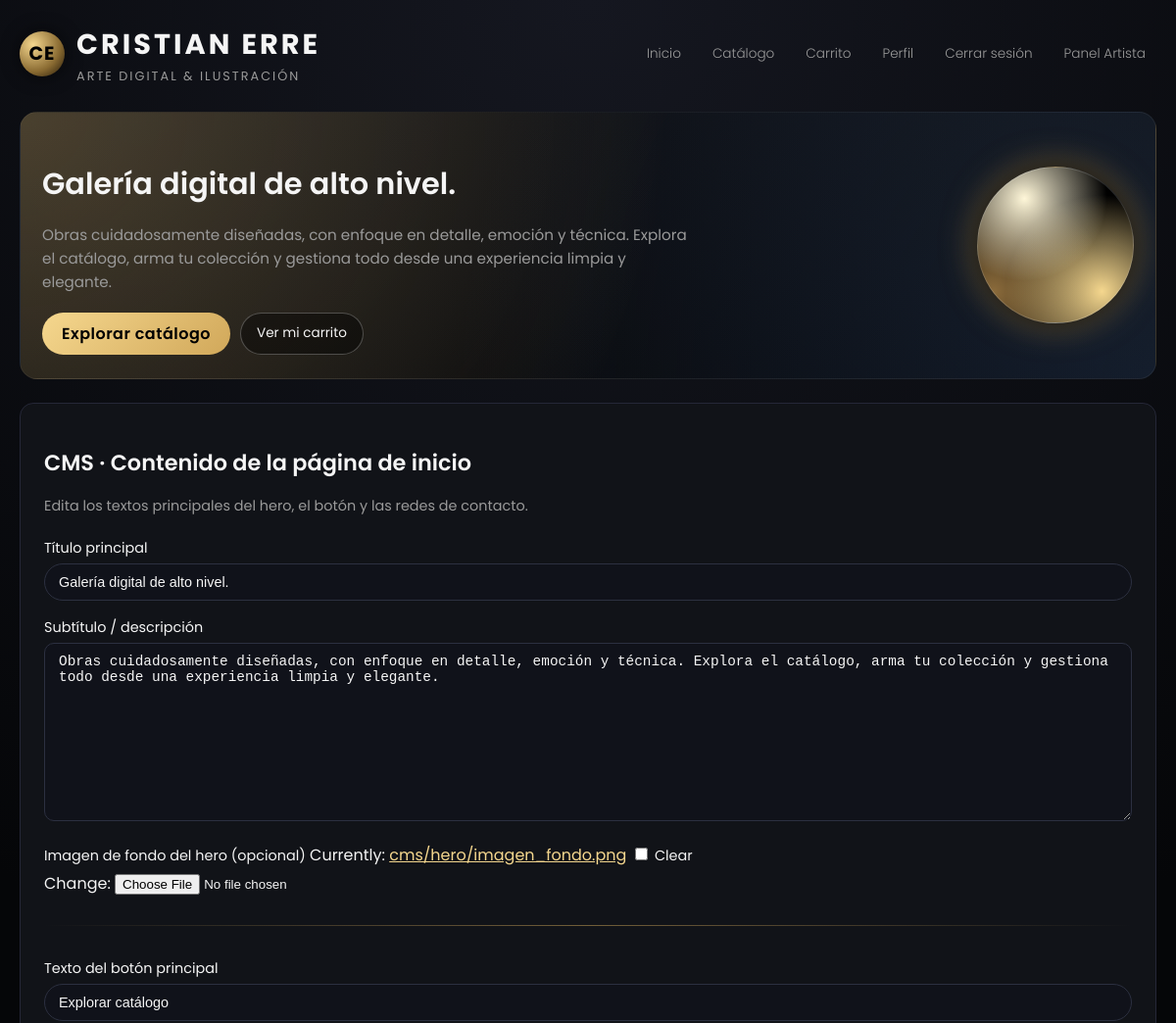
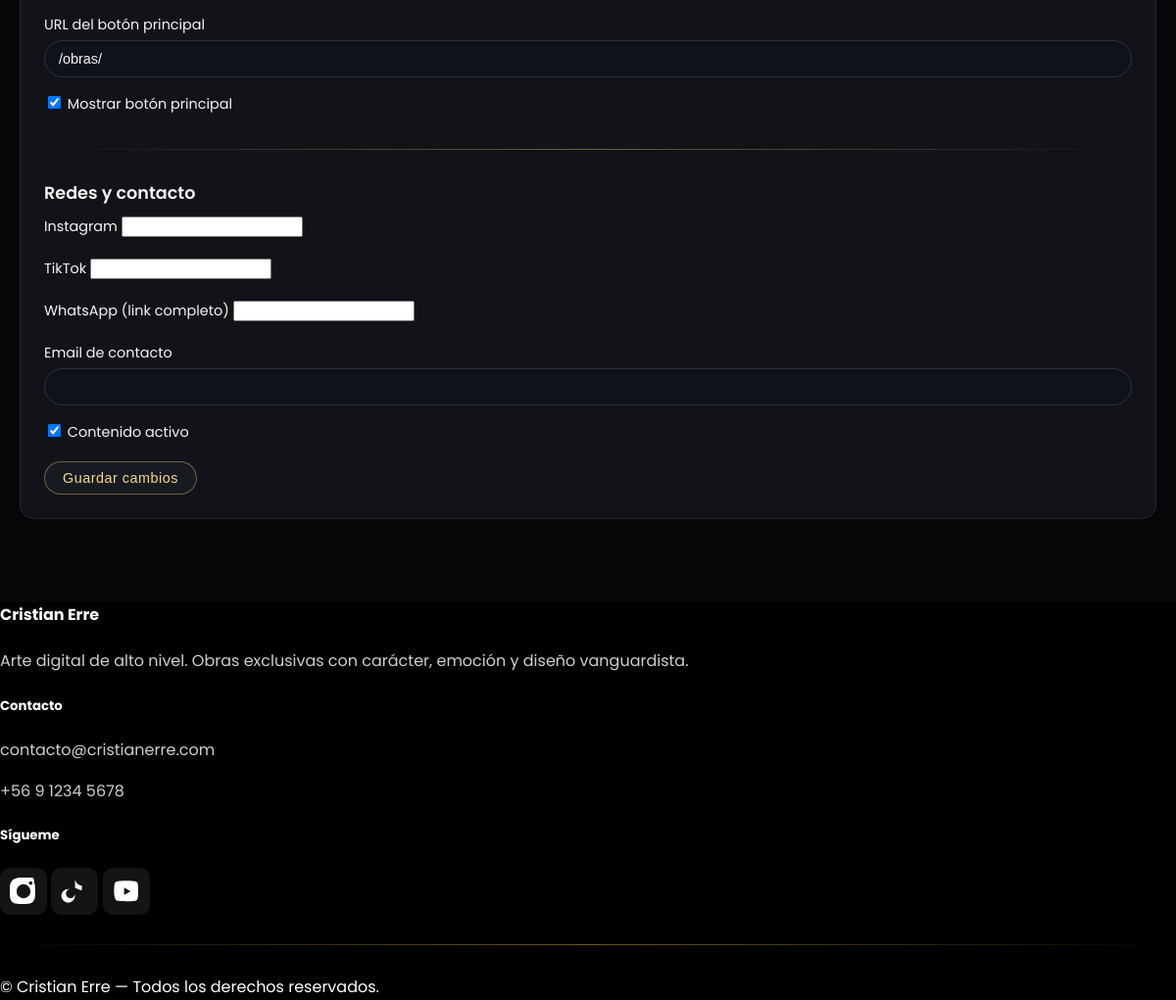
The page /cms/ (signed in) on the database its author committed (2 pictures, top to bottom).
### cms/models.py (models this page shows, shortened)
class HomePageContent(models.Model):
    titulo_principal = models.CharField(
        max_length=150,
        verbose_name="Título principal"
    )
    subtitulo = models.TextField(
        blank=True,
        verbose_name="Subtítulo / descripción"
    )
    imagen_fondo = models.ImageField(
        upload_to="cms/hero/",
        blank=True,
        null=True,
        verbose_name="Imagen de fondo del hero"
    )
    texto_boton = models.CharField(
        max_length=50,
        blank=True,
        verbose_name="Texto del botón principal"
    )
    url_boton = models.CharField(
        max_length=255,
        blank=True,
        verbose_name="URL del botón principal"
    )
    mostrar_boton = models.BooleanField(
        default=True,
        verbose_name="Mostrar botón principal"
    )
    instagram_url = models.URLField(
        blank=True,
        verbose_name="Instagram"
    )
    tiktok_url = models.URLField(
        blank=True,
        verbose_name="TikTok"
    )
    whatsapp_url = models.URLField(
        blank=True,
        verbose_name="WhatsApp"
    )
    email_contacto = models.EmailField(
        blank=True,
        verbose_name="Email de contacto"
    )
    activo = models.BooleanField(default=True)
    actualizado_en = models.DateTimeField(auto_now=True)
    class Meta:
        verbose_name = "Contenido de la página de inicio"
        verbose_name_plural = "Contenido de la página de inicio"
    @classmethod
    def get_solo(cls):
        obj, created = cls.objects.get_or_create(
            pk=1,
            defaults={
                "titulo_principal": "Galería digital de alto nivel.",
                "subtitulo": (
                    "Obras cuidadosamente diseñadas, con enfoque en detalle, "
                    "emoción y técnica. Explora el catálogo, arma tu colección "
                    "y gestiona todo desde una experiencia limpia y elegante."
                ),
                "texto_boton": "Explorar catálogo",
                "url_boton": "/obras/",
                "mostrar_boton": True,
                "activo": True,
            },
        )
        return obj

### cms/views.py (the view)
# urls.py: path("", cms_home, name="cms_home"),
@user_passes_test(es_admin, login_url="/usuarios/login/")
def cms_home(request):
    contenido = HomePageContent.get_solo()
    if request.method == "POST":
        form = HomePageContentForm(request.POST, request.FILES, instance=contenido)
        if form.is_valid():
            form.save()
            messages.success(request, "Contenido de la página de inicio actualizado correctamente.")
            return redirect("cms_home")
        else:
            messages.error(request, "Por favor corrige los errores del formulario.")
    else:
        form = HomePageContentForm(instance=contenido)
    contexto = {
        "form": form,
        "contenido": contenido,
    }
    return render(request, "cms/cms_home.html", contexto)

### cms/forms.py
class HomePageContentForm(forms.ModelForm):
    class Meta:
        model = HomePageContent
        fields = [
            "titulo_principal",
            "subtitulo",
            "imagen_fondo",
            "texto_boton",
            "url_boton",
            "mostrar_boton",
            "instagram_url",
            "tiktok_url",
            "whatsapp_url",
            "email_contacto",
            "activo",
        ]

### cms/views.py (called while the page is built)
def es_admin(user):
    if not user.is_authenticated:
        return False
    return user.is_superuser or getattr(user, "rol", None) == "ADMIN"

### cms/templates/cms/cms_home.html (shortened to what this page needs)
{% extends "core/base.html" %}
{% block content %}
<div class="card">
    <h2 class="page-title">CMS · Contenido de la página de inicio</h2>
    <p class="page-subtitle">
        Edita los textos principales del hero, el botón y las redes de contacto.
    </p>
    <form method="post" enctype="multipart/form-data">
        <div class="form-group">
            <label for="id_titulo_principal">Título principal</label>
            {{ form.titulo_principal }}
        </div>
        <div class="form-group">
            <label for="id_subtitulo">Subtítulo / descripción</label>
            {{ form.subtitulo }}
        </div>
        <div class="form-group">
            <label for="id_imagen_fondo">Imagen de fondo del hero (opcional)</label>
            {{ form.imagen_fondo }}
        </div>
        <hr>
        <div class="form-group">
            <label for="id_texto_boton">Texto del botón principal</label>
            {{ form.texto_boton }}
        </div>
        <div class="form-group">
            <label for="id_url_boton">URL del botón principal</label>
            {{ form.url_boton }}
        </div>
        <div class="form-group">
            <label for="id_mostrar_boton">
                {{ form.mostrar_boton }} Mostrar botón principal
            </label>
        </div>
        <hr>
        <h3 class="page-title" style="font-size:1.1rem;">Redes y contacto</h3>
        <div class="form-group">
            <label for="id_instagram_url">Instagram</label>
            {{ form.instagram_url }}
        </div>
        <div class="form-group">
            <label for="id_tiktok_url">TikTok</label>
            {{ form.tiktok_url }}
        </div>
        <div class="form-group">
            <label for="id_whatsapp_url">WhatsApp (link completo)</label>
            {{ form.whatsapp_url }}
        </div>
        <div class="form-group">
            <label for="id_email_contacto">Email de contacto</label>
            {{ form.email_contacto }}
        </div>
        <div class="form-group">
            <label for="id_activo">
                {{ form.activo }} Contenido activo
            </label>
        </div>
        <button type="submit" class="btn">Guardar cambios</button>
    </form>
</div>
{% endblock %}

### core/templates/core/base.html (shortened to what this page needs)
{% load static %}
<!DOCTYPE html>
<html lang="es">
<head>
</head>
<body>
<header>
    <div class="topbar">
        <div class="logo-wrapper">
            <div class="logo-svg">
                <span>CE</span>
            </div>
            <div class="brand-text">
                <span class="brand-main">CRISTIAN ERRE</span>
                <span class="brand-sub">Arte digital & ilustración</span>
            </div>
        </div>
        <nav>
            <a href="/">Inicio</a>
            <a href="/obras/">Catálogo</a>
            <a href="/carrito/">Carrito</a>
            {% if user.is_authenticated %}
                <a href="/usuarios/perfil/">Perfil</a>
                <a href="/usuarios/logout/">Cerrar sesión</a>
            {% else %}
                <a href="/usuarios/login/">Login</a>
                <a href="/usuarios/registro/">Registro</a>
            {% endif %}
            {% if user.is_authenticated and user.is_superuser or user.is_authenticated and user.rol == 'ADMIN' %}
                <a class="nav-link" href="{% url 'panel_home' %}">Panel Artista</a>
            {% endif %}
        </nav>
    </div>
</header>
<section class="hero">
    <div class="hero-left">
        <h2 class="hero-title">
            {{ contenido_home.titulo_principal|default:"Galería digital de alto nivel." }}
        </h2>
        <p class="hero-subtitle">
            {{ contenido_home.subtitulo|default:"Obras cuidadosamente diseñadas, con enfoque en detalle, emoción y técnica. Explora el catálogo, arma tu colección y gestiona todo desde una experiencia limpia y elegante." }}
        </p>
        <div class="hero-cta">
            {% if contenido_home.mostrar_boton and contenido_home.texto_boton %}
                <a href="{{ contenido_home.url_boton|default:'/obras/' }}" class="btn-primary">
                    {{ contenido_home.texto_boton }}
                </a>
            {% else %}
                <a href="/obras/" class="btn-primary">Explorar catálogo</a>
            {% endif %}
            <a href="/carrito/" class="btn-ghost">Ver mi carrito</a>
        </div>
    </div>
    <div class="hero-right">
        <div class="hero-art-orb"></div>
    </div>
</section>
<main>
    <section class="page-content">
        {% block content %}{% endblock %}
    </section>
</main>
<footer class="footer-dark mt-5 pt-5 pb-4">
    <div class="container">
        <div class="row">
            <div class="col-md-4 mb-4">
                <h4 class="fw-bold mb-3">Cristian Erre</h4>
                <p class="text-muted">
                    Arte digital de alto nivel. Obras exclusivas con carácter, emoción y diseño vanguardista.
                </p>
            </div>
            <div class="col-md-4 mb-4">
                <h5 class="fw-bold mb-3">Contacto</h5>
                <p class="mb-1"> contacto@cristianerre.com</p>
                <p> +56 9 1234 5678</p>
            </div>
            <div class="col-md-4 mb-4">
                <h5 class="fw-bold mb-3">Sígueme</h5>
                <div class="d-flex gap-3">
                    <a href="https://www.instagram.com/cristian_erre/?hl=es" target="_blank" class="footer-icon">
                    </a>
                    <a href="https://web.facebook.com/errecristian/?ref=pro_upsell_xav_ig_profile_page_web#" target="_blank" class="footer-icon">
                        <svg width="28" height="28" fill="#ffffff" viewBox="0 0 24 24">
                            <path d="M12.5 2c1 3 3 5 6 5v4c-2 0-4-1-6-2v7a6 6 0 1 1-6-6h2a4 4 0 1 0 4 4V2z"/>
                        </svg>
                    </a>
                    <a href="https://youtube.com" target="_blank" class="footer-icon">
                    </a>
                </div>
            </div>
        </div>
        <hr class="mt-4 mb-3 border-secondary">
        <div class="text-center text-muted">
            © {{ now|date:"Y" }} Cristian Erre — Todos los derechos reservados.
        </div>
    </div>
</footer>
</body>
</html>

### rows shown on the page
HomePageContent: titulo_principal "Galería digital de alto nivel.", subtitulo "Obras cuidadosamente diseñadas, con enfoque en detalle, emoción y técnica. Explora el catálogo, arma tu colección y gestiona todo desde una experiencia limpia y elegante.", texto_boton "Explorar catálogo", url_boton "/obras/", mostrar_boton "☑", activo "☑"
